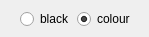
           <widget class="QWidget" name="c_qua">
            <attribute name="title">
             <string>QUA</string>
            </attribute>
            <widget class="QWidget" name="layoutWidget">
             <property name="geometry">
              <rect>
               <x>20</x>
               <y>10</y>
               <width>120</width>
               <height>18</height>
              </rect>
             </property>
             <layout class="QHBoxLayout" name="horizontalLayout_13">
              <item>
               <widget class="QRadioButton" name="quaC1">
                <property name="minimumSize">
                 <size>
                  <width>51</width>
                  <height>16</height>
                 </size>
                </property>
                <property name="maximumSize">
                 <size>
                  <width>51</width>
                  <height>16</height>
                 </size>
                </property>
                <property name="text">
                 <string>black</string>
                </property>
                <attribute name="buttonGroup">
                 <string notr="true">c_quaBG</string>
                </attribute>
               </widget>
              </item>
              <item>
               <widget class="QRadioButton" name="quaC2">
                <property name="minimumSize">
                 <size>
                  <width>61</width>
                  <height>16</height>
                 </size>
                </property>
                <property name="maximumSize">
                 <size>
                  <width>61</width>
                  <height>16</height>
                 </size>
                </property>
                <property name="text">
                 <string>colour</string>
                </property>
                <property name="checkable">
                 <bool>true</bool>
                </property>
                <property name="checked">
                 <bool>true</bool>
                </property>
                <attribute name="buttonGroup">
                 <string notr="true">c_quaBG</string>
                </attribute>
               </widget>
              </item>
             </layout>
            </widget>
           </widget>
